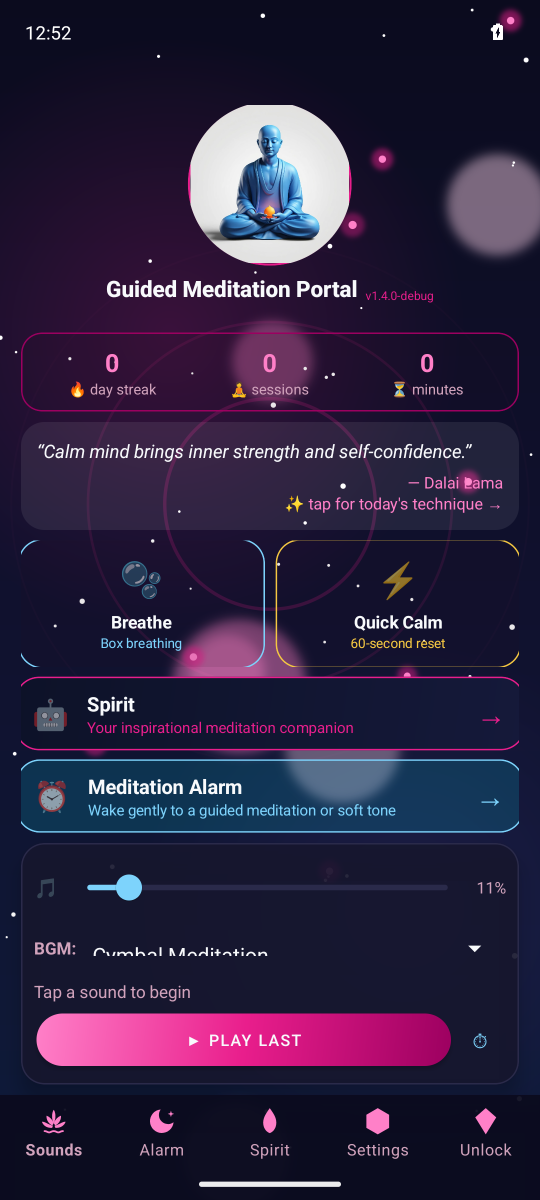
#> input picture store_screenshots/01_home.png, 1080 x 2400 px (shown at 1/2 size)
$ python _make_store_frames.py
#> lines starting #> are read from the running program, lines starting #| are printed output that depends on the picture; after the words box and inside, x2 and y2 are one past the last pixel; in counts of white or black regions, pixels touching at a corner belong together
"""
Wrap the 3 raw emulator screenshots in a clean store-graphic frame.

Output: marketing/store_XX.png  (1080x2160 — Play Store phone screenshot size)
Each image:  dark cosmic background + rounded phone bezel + screenshot + caption
"""
from PIL import Image, ImageDraw, ImageFont
import os, math, struct, zlib

SRC  = "store_screenshots"
OUT  = "marketing"
os.makedirs(OUT, exist_ok=True)

SHOTS = [
    ("01_home.png",      "Calm your mind\nanytime, anywhere"),
    ("02_breathing.png", "Breathing coach\nBox · 4-4-4-4"),
    ("03_spirit.png",    "Spirit — your\nmeditation companion"),
]

# Canvas size (Play Store phone screenshot)
CW, CH = 1080, 2160

# Phone bezel dimensions
BEZEL_W = 880
BEZEL_H = 1820
BEZEL_X = (CW - BEZEL_W) // 2
BEZEL_Y = 60
CORNER_R = 80

# Screen inset inside bezel
SCREEN_PAD = 18
SCR_X = BEZEL_X + SCREEN_PAD
SCR_Y = BEZEL_Y + SCREEN_PAD
SCR_W = BEZEL_W - SCREEN_PAD * 2
SCR_H = BEZEL_H - SCREEN_PAD * 2


def star_field(draw, w, h, seed=42):
    import random; rng = random.Random(seed)
    for _ in range(220):
        x = rng.randint(0, w); y = rng.randint(0, h)
        r = rng.choice([1, 1, 1, 2])
        a = rng.randint(100, 255)
        draw.ellipse([x-r, y-r, x+r, y+r], fill=(255,255,255,a))


def rounded_mask(size, radius):
    w, h = size
    mask = Image.new("L", (w, h), 0)
    d = ImageDraw.Draw(mask)
    d.rounded_rectangle([0, 0, w-1, h-1], radius=radius, fill=255)
    return mask


def make_frame(shot_file, caption):
    # Background gradient (dark navy → black)
#> called with shot_file = '01_home.png'
    bg = Image.new("RGBA", (CW, CH), (8, 8, 20, 255))
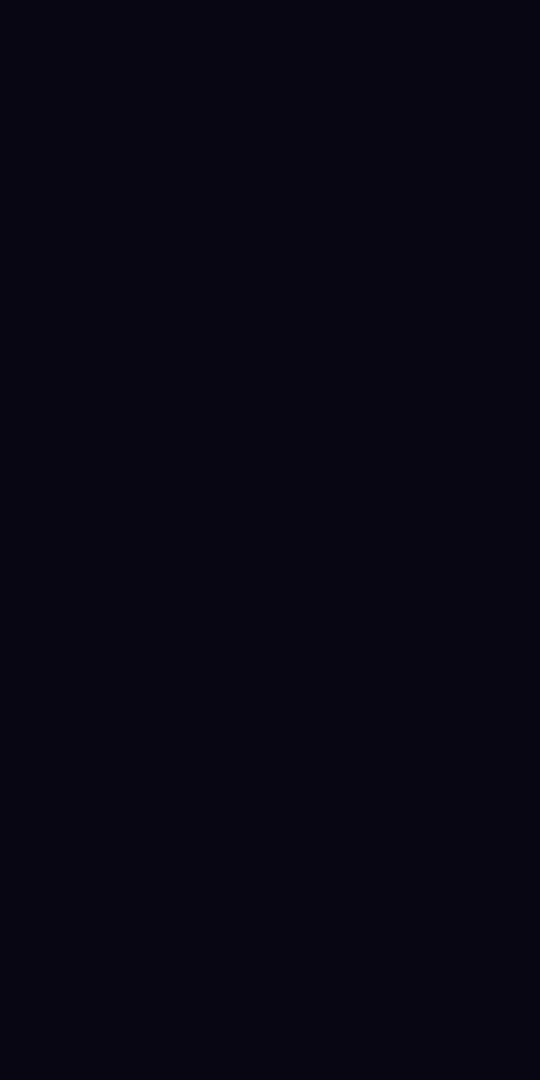
#> bg: PIL image 1080x2160 RGBA (shown at 1/2 size); mean R, G, B, A 8, 8, 20, 255
    draw = ImageDraw.Draw(bg)
    # Subtle gradient
    for y in range(CH):
        t = y / CH
        r = int(8 + 4*t); g = int(8 + 2*t); b = int(20 + 10*t)
        draw.line([(0,y),(CW,y)], fill=(r,g,b,255))

    # Soft pink glow blob (matches app aesthetic)
    glow = Image.new("RGBA", (CW, CH), (0,0,0,0))
#> glow: PIL image 1080x2160 RGBA; every value is 0
    gd = ImageDraw.Draw(glow)
    for rad in range(300, 0, -10):
        alpha = int(18 * (1 - rad/300))
        gd.ellipse([CW//2-rad, CH//2-rad, CW//2+rad, CH//2+rad],
                   fill=(220, 40, 120, alpha))
    bg = Image.alpha_composite(bg, glow)

    # Stars
    draw = ImageDraw.Draw(bg)
    star_field(draw, CW, CH)

    # Bezel (dark charcoal, pink border)
    bezel_img = Image.new("RGBA", (CW, CH), (0,0,0,0))
    bd = ImageDraw.Draw(bezel_img)
    # Pink ring (2px)
    bd.rounded_rectangle(
        [BEZEL_X-2, BEZEL_Y-2, BEZEL_X+BEZEL_W+1, BEZEL_Y+BEZEL_H+1],
        radius=CORNER_R+2, fill=(220,40,120,255))
    # Bezel body
    bd.rounded_rectangle(
        [BEZEL_X, BEZEL_Y, BEZEL_X+BEZEL_W, BEZEL_Y+BEZEL_H],
        radius=CORNER_R, fill=(16,16,28,255))

    bg = Image.alpha_composite(bg, bezel_img)

    # Screenshot inside bezel
    shot = Image.open(os.path.join(SRC, shot_file)).convert("RGBA")
#> shot is the input picture: PIL image 1080x2400 RGBA; mean R, G, B, A 45.2, 34.8, 64, 255
    # Crop the top status bar area if it's a near-black strip (breathing screen)
    sw, sh = shot.size
#> sw = 1080; sh = 2400
    crop_top = 0
    for row in range(min(120, sh)):
        row_pixels = [shot.getpixel((x, row)) for x in range(0, sw, 20)]
        avg = sum(r+g+b for r,g,b,*_ in row_pixels) / len(row_pixels) / 3
        if avg < 15:
            crop_top = row + 1
        else:
            break
#> this loop made 1 pass
#> avg on pass 1: 17.33
    if crop_top > 10:
        shot = shot.crop((0, crop_top, sw, sh))
    shot = shot.resize((SCR_W, SCR_H), Image.LANCZOS)
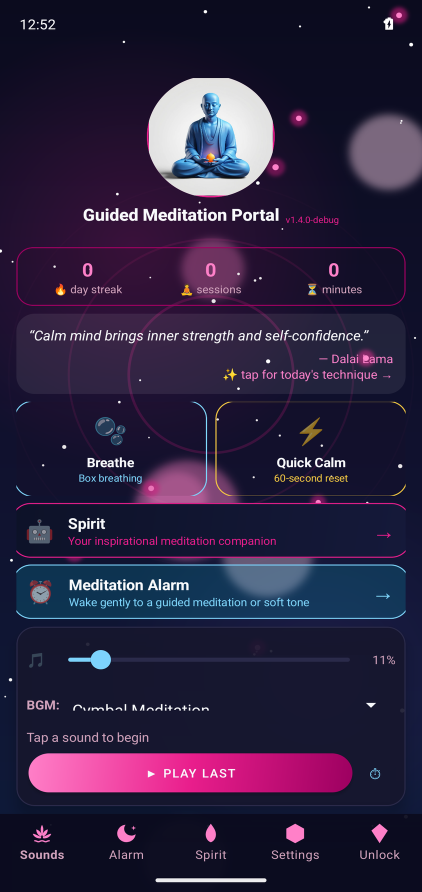
#> shot: PIL image 844x1784 RGBA (shown at 1/2 size); mean R, G, B, A 45.2, 34.8, 64, 255
    mask = rounded_mask((SCR_W, SCR_H), CORNER_R - SCREEN_PAD)
#> in rounded_mask, `mask = Image.new("L", (w, h), 0)`: mask: PIL image 844x1784 L; every value is 0
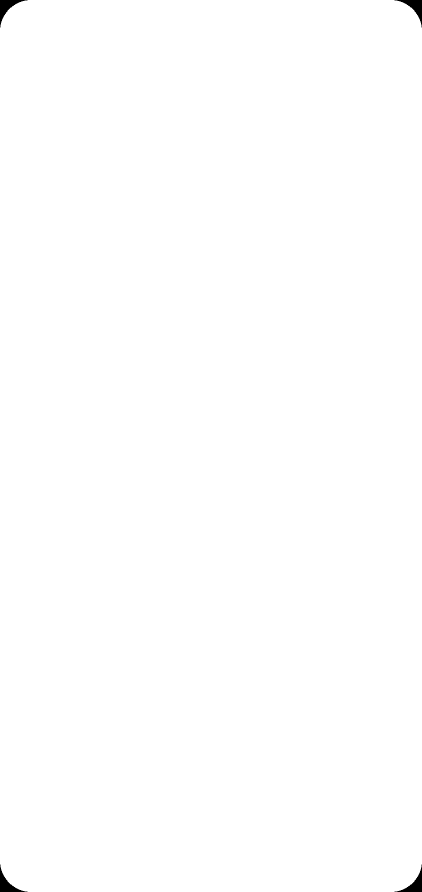
#> mask: PIL image 844x1784 L (shown at 1/2 size); 99.8% white; 4 black regions, box (x1, y1, x2, y2) and area: (0, 0, 55, 55) 842, (789, 0, 844, 55) 842, (0, 1729, 55, 1784) 842, (789, 1729, 844, 1784) 842
    shot.putalpha(mask)
    bg.paste(shot, (SCR_X, SCR_Y), shot)
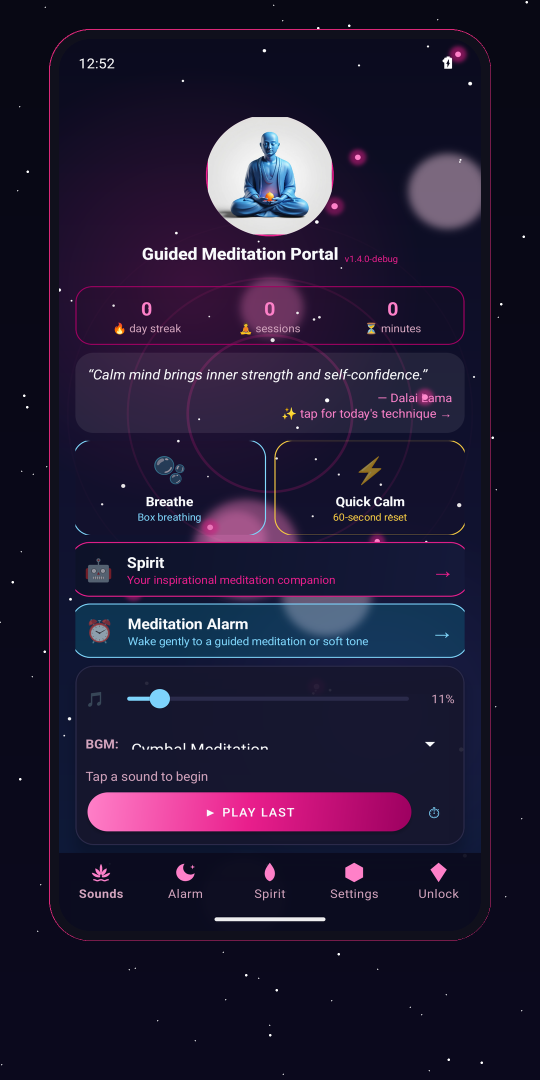
#> bg: PIL image 1080x2160 RGBA (shown at 1/2 size); mean R, G, B, A 33.7, 26, 50.9, 255; transparent parts drawn white

    # Caption text below phone
    draw = ImageDraw.Draw(bg)
    cap_y = BEZEL_Y + BEZEL_H + 30
    lines = caption.split("\n")
    try:
        font_big = ImageFont.truetype("/usr/share/fonts/truetype/dejavu/DejaVuSans-Bold.ttf", 52)
        font_sm  = ImageFont.truetype("/usr/share/fonts/truetype/dejavu/DejaVuSans.ttf", 40)
    except Exception:
        font_big = font_sm = ImageFont.load_default()

    for i, line in enumerate(lines):
        font = font_big if i == 0 else font_sm
        color = (255, 255, 255, 255) if i == 0 else (200, 150, 220, 255)
        bbox = draw.textbbox((0, 0), line, font=font)
        tw = bbox[2] - bbox[0]
        draw.text(((CW - tw)//2, cap_y + i*64), line, font=font, fill=color)
#> this loop made 2 passes
#> (bbox, tw) on passes 1 to 2: ((0, 9, 460, 60), 460), ((0, 8, 386, 46), 386)

    # App name tiny at very bottom
    try:
        font_tiny = ImageFont.truetype("/usr/share/fonts/truetype/dejavu/DejaVuSans.ttf", 28)
    except Exception:
        font_tiny = ImageFont.load_default()
    label = "Guided Meditation Portal"
    bbox = draw.textbbox((0,0), label, font=font_tiny)
#> bbox = (0, 5, 347, 26)
    tw = bbox[2]-bbox[0]
#> tw = 347
    draw.text(((CW-tw)//2, CH-44), label, font=font_tiny, fill=(150,130,180,200))

    return bg.convert("RGB")


for idx, (shot_file, caption) in enumerate(SHOTS, 1):
    out_path = os.path.join(OUT, f"store_{idx:02d}.png")
    img = make_frame(shot_file, caption)
    img.save(out_path, "PNG", optimize=True)
    print(f"Saved {out_path} ({os.path.getsize(out_path)//1024} KB)")
#> pass 2 of the loop `for idx, (shot_file, caption) in enumerate(SHOTS, 1):`:
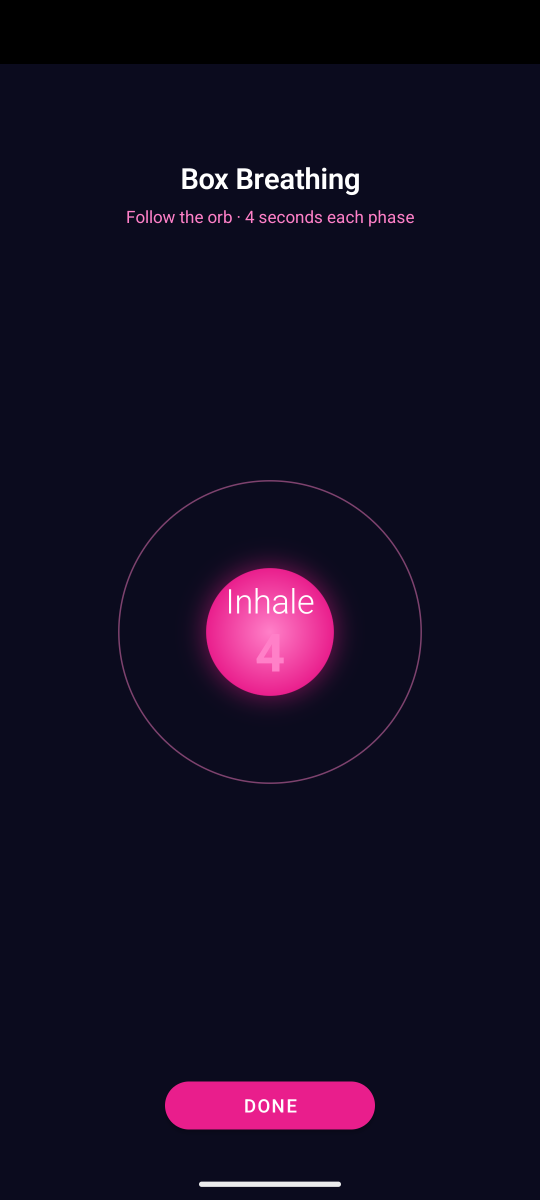
#> input picture store_screenshots/02_breathing.png, 1080 x 2400 px (shown at 1/2 size)
#> in make_frame, shot is the input picture: PIL image 1080x2400 RGBA; mean R, G, B, A 20.1, 13.2, 34.2, 255
#> in make_frame (call 2), `shot = shot.crop((0, crop_top, sw, sh))`:
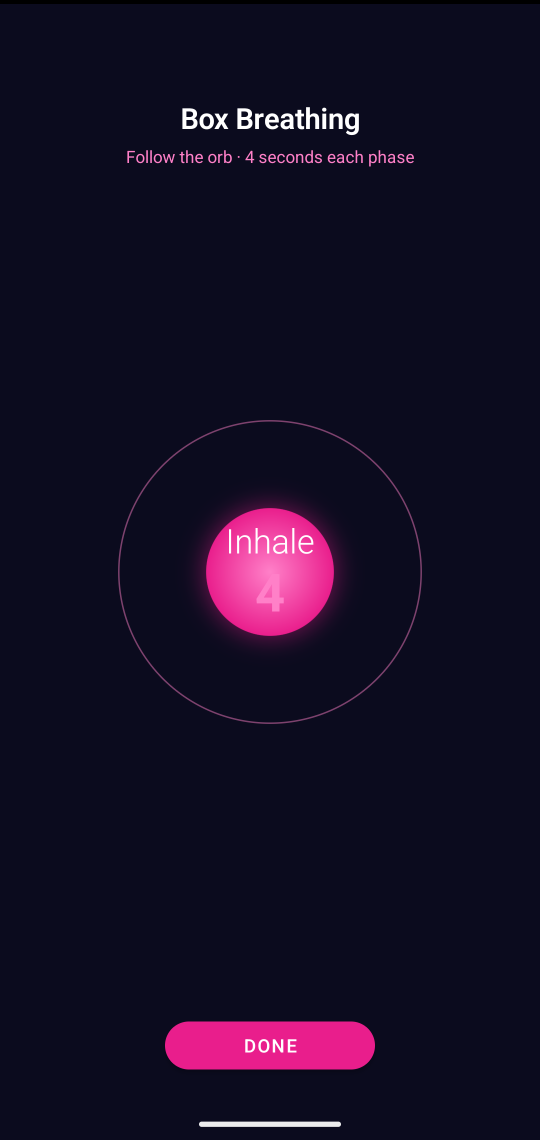
#> shot: PIL image 1080x2280 RGBA (shown at 1/2 size); mean R, G, B, A 21.2, 13.9, 36, 255
#> in make_frame (call 2), `bg.paste(shot, (SCR_X, SCR_Y), shot)`:
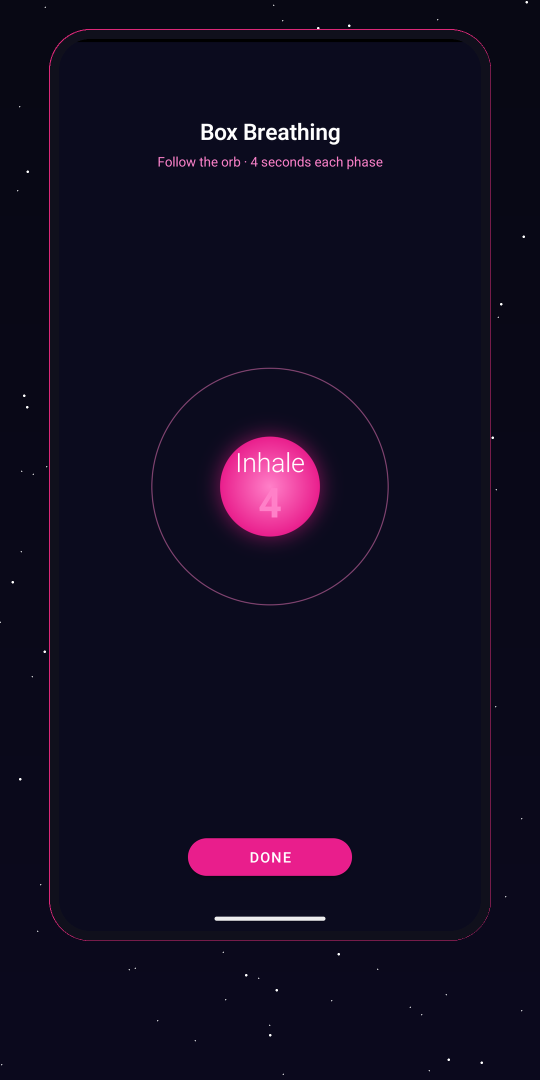
#> bg: PIL image 1080x2160 RGBA (shown at 1/2 size); mean R, G, B, A 18.2, 12.5, 32.8, 255; transparent parts drawn white
#> the loop in make_frame (call 2), `for i, line in enumerate(lines):` made 2 passes
#> (bbox, tw) on passes 1 to 2: ((0, 9, 477, 60), 477), ((0, 9, 258, 38), 258)
#> in make_frame (call 2), `bbox = draw.textbbox((0,0), label, font=font_tiny)`: bbox = (0, 5, 347, 26)
#> in make_frame (call 2), `tw = bbox[2]-bbox[0]`: tw = 347
#> pass 3 of the loop `for idx, (shot_file, caption) in enumerate(SHOTS, 1):`:
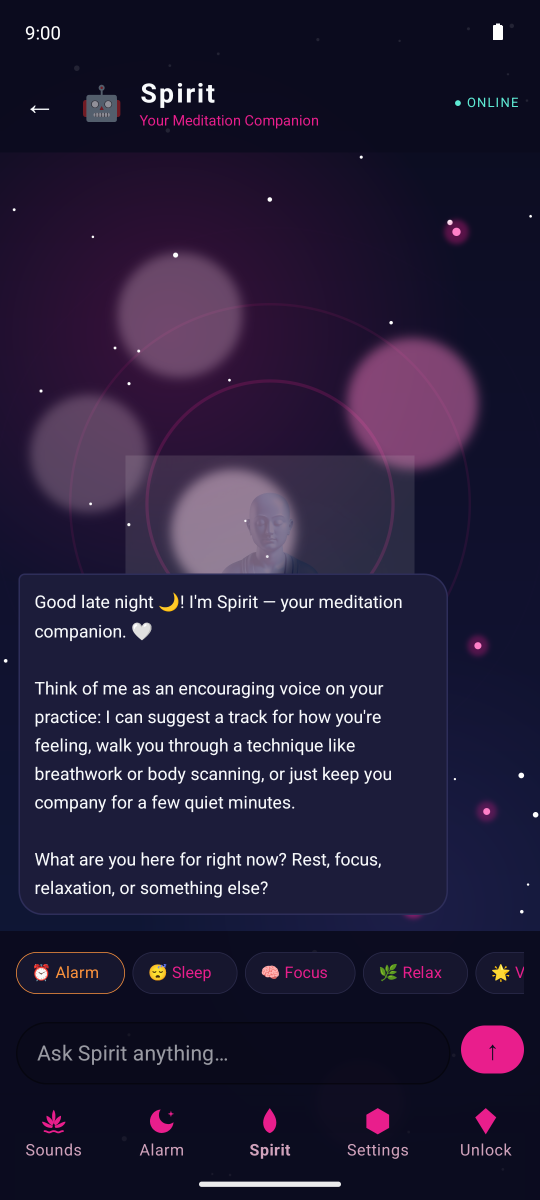
#> input picture store_screenshots/03_spirit.png, 1080 x 2400 px (shown at 1/2 size)
#> in make_frame, shot is the input picture: PIL image 1080x2400 RGBA; mean R, G, B, A 36.4, 28.6, 55.6, 255
#> the loop in make_frame (call 3), `for row in range(min(120, sh)):` made 1 pass
#> in make_frame (call 3), `shot = shot.resize((SCR_W, SCR_H), Image.LANCZOS)`:
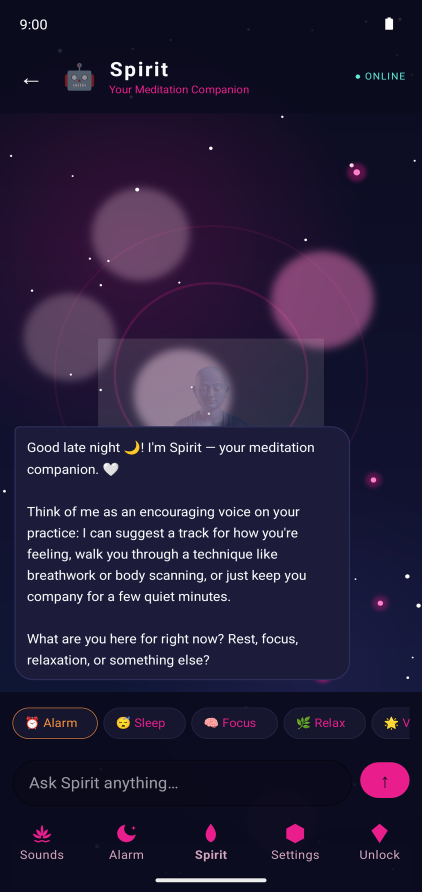
#> shot: PIL image 844x1784 RGBA (shown at 1/2 size); mean R, G, B, A 36.4, 28.6, 55.5, 255
#> in make_frame (call 3), `bg.paste(shot, (SCR_X, SCR_Y), shot)`:
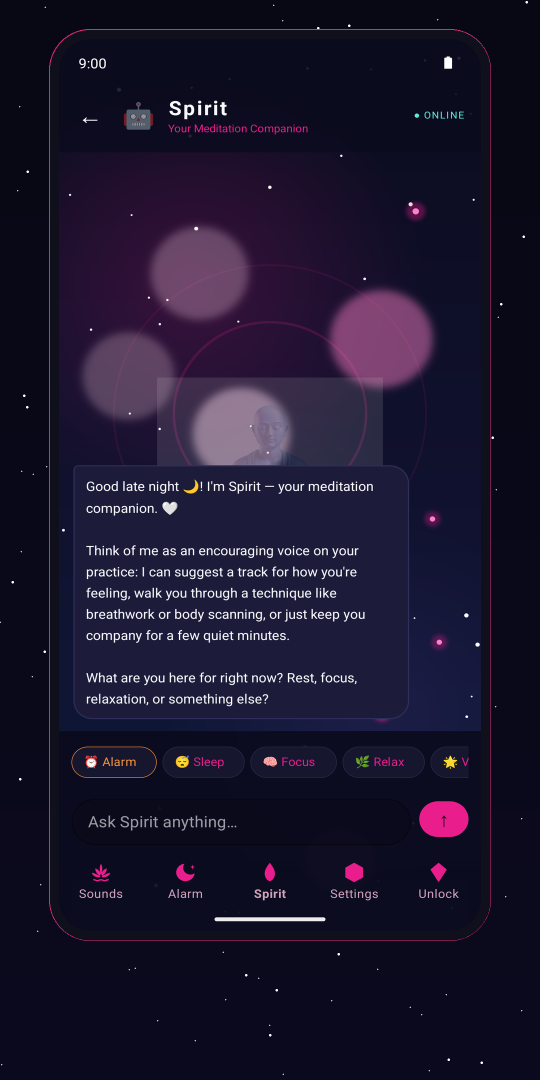
#> bg: PIL image 1080x2160 RGBA (shown at 1/2 size); mean R, G, B, A 28, 22, 45.4, 255; transparent parts drawn white
#> the loop in make_frame (call 3), `for i, line in enumerate(lines):` made 2 passes
#> (bbox, tw) on passes 1 to 2: ((0, 9, 382, 60), 382), ((0, 8, 451, 46), 451)
#> in make_frame (call 3), `bbox = draw.textbbox((0,0), label, font=font_tiny)`: bbox = (0, 5, 347, 26)
#> in make_frame (call 3), `tw = bbox[2]-bbox[0]`: tw = 347

print("Done — 3 framed store graphics in marketing/")
